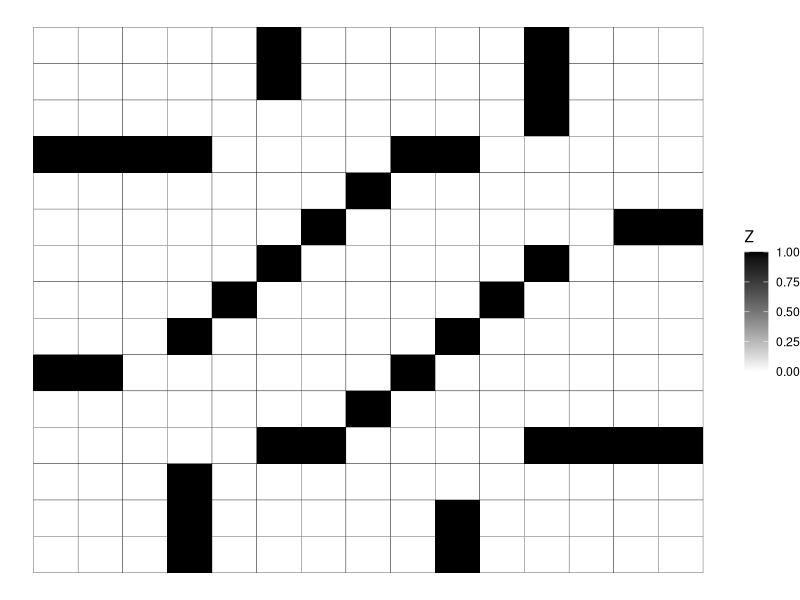
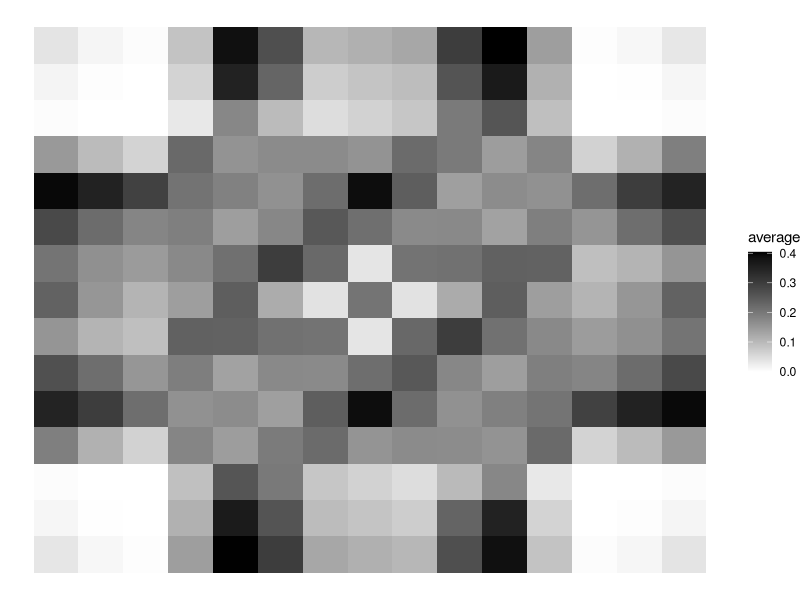

Write R code to recreate these figures, in order. (Note: this script raises an error after producing the figures.)
library(tidyverse)
library(dplyr)
library(ggplot2)
library(ggthemes)
library(gganimate)

#reading the files
setwd("~/GitHub/crosswords/analysis")

data <- read_csv('../crossword_representations.csv')

#percent of the puzzles that are unique grids
num_unique_puzzles <- length(unique(data$representation))

#representation of the most frequent puzzle grid
most_frequent_puzzle <- data |> 
  group_by(representation) |> 
  summarise(
    count = n()
  ) |> 
  arrange(-count) |> 
  head(1)

#copied code from below, fitted to above
heatmap <- data.frame()
values <- vector("list", 225)
xs <- vector("list", 225)
ys <- vector("list", 225)

#for 15x15 (225 length) crosswords
for (j in 1:225){
  values[j] <- substr(most_frequent_puzzle$representation[1], j, j)
  xs[j] <- (j-1) %% 15
  ys[j] <- 14-floor((j-1)/15)
}

heatmap <- data.frame(
  X = unlist(xs),
  Y = unlist(ys),
  Z = unlist(values)
)

heatmap |> 
  mutate(Z = ifelse(Z=='w', 0, 1)) |> 
  ggplot(aes(X, Y)) + 
  geom_tile(aes(fill= Z), color="black")+
  theme_void()+
  scale_fill_gradient(high = "black", low = "white")+
  scale_color_identity()

  

working <- data |> 
  mutate(size = str_count(representation)) |> 
  filter(size == 225)

heatmap <- data.frame()
index <- 1
values <- vector("list", 225*nrow(working))
xs <- vector("list", 225*nrow(working))
ys <- vector("list", 225*nrow(working))
dates <- vector("list",225*nrow(working))

#for 15x15 (225 length) crosswords
for (i in working$representation) {
  for (j in 1:225){
    values[225*(index-1)+j] <- substr(i, j, j)
    xs[225*(index-1)+j] <- (j-1) %% 15
    ys[225*(index-1)+j] <- 14-floor((j-1)/15)
    dates[225*(index-1)+j] <- working$date[index]
  }
  print(index)
  index <- index+1
}

heatmap <- data.frame(
  X = unlist(xs),
  Y = unlist(ys),
  Z = unlist(values),
  date = unlist(dates)
) |> 
  mutate(date_obj = as.Date(date, format = "%m/%d/%Y")) |> 
  mutate(year = as.numeric(format(date_obj, "%Y")))

heatmap_year <- heatmap |> 
  mutate(Z = ifelse(Z=='w', 0, 1)) |> 
  group_by(X, Y, year) |> 
  summarise(
    average = mean(Z)
  ) |> 
  filter((year != '2025') & (year != '1993'))

heatmap_cleaned <- heatmap |> 
  mutate(Z = ifelse(Z=='w', 0, 1)) |> 
  group_by(X, Y) |> 
  summarise(
    average = mean(Z)
  )

#meant for a 1500x1500 image
heatmap_cleaned |> 
  ggplot(aes(X, Y, fill= average)) + 
  geom_tile()+
  theme_void()+
  #geom_text(aes(label = scales::percent(average, 0.1), 
  #              color=ifelse(average >= 0.3, "white", "black")), size=7) +
  scale_fill_gradient(high = "black", low = "white")+
  scale_color_identity()

#meant for a 1500x1500 image
animation <- heatmap_year |> 
  ggplot(aes(X, Y)) + 
  geom_tile(aes(fill= average))+
  theme_void()+
  labs(subtitle = "{round(frame_time)}")+
  scale_fill_gradient(high = "black", low = "white", 
                      limits=c(0, .55), breaks=seq(0,0.55,by=0.05))+
  scale_color_identity()+
  transition_time(year)

animate(animation, fps=5, duration=18, end_pause=10, width = 7.5, height = 7.5,
        units = "in", res = 200)

animation <- heatmap |> 
  mutate(Z = ifelse(Z=='w', 0, 1)) |> 
  ggplot(aes(X, Y)) + 
  geom_tile(aes(fill= Z), color="black")+
  theme_void()+
  #labs(subtitle = "{frame_time}")+
  scale_fill_gradient(high = "black", low = "white")+
  scale_color_identity()+
  transition_time(date_obj)

animate(animation, fps=2, duration=20, width = 7.5, height = 7.5,
        units = "in", res = 200)
